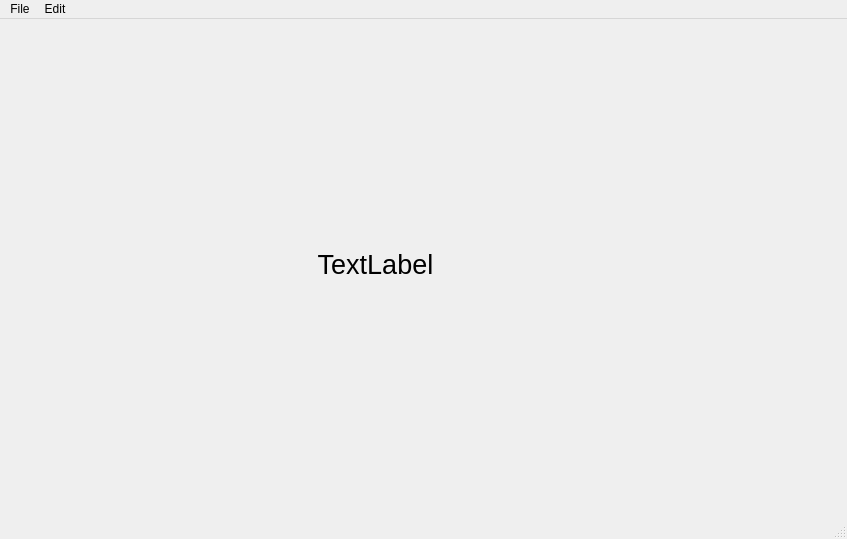
<?xml version="1.0" encoding="UTF-8"?>
<ui version="4.0">
 <class>MainWindow</class>
 <widget class="QMainWindow" name="MainWindow">
  <property name="geometry">
   <rect>
    <x>0</x>
    <y>0</y>
    <width>847</width>
    <height>539</height>
   </rect>
  </property>
  <property name="windowTitle">
   <string>MainWindow</string>
  </property>
  <widget class="QWidget" name="centralwidget">
   <widget class="QLabel" name="label">
    <property name="geometry">
     <rect>
      <x>220</x>
      <y>180</y>
      <width>311</width>
      <height>131</height>
     </rect>
    </property>
    <property name="font">
     <font>
      <pointsize>20</pointsize>
     </font>
    </property>
    <property name="text">
     <string>TextLabel</string>
    </property>
    <property name="alignment">
     <set>Qt::AlignmentFlag::AlignCenter</set>
    </property>
   </widget>
  </widget>
  <widget class="QStatusBar" name="statusbar"/>
  <widget class="QMenuBar" name="menuBar">
   <property name="geometry">
    <rect>
     <x>0</x>
     <y>0</y>
     <width>847</width>
     <height>33</height>
    </rect>
   </property>
   <widget class="QMenu" name="menuDile">
    <property name="title">
     <string>File</string>
    </property>
    <addaction name="actionNew"/>
    <addaction name="actionSave"/>
   </widget>
   <widget class="QMenu" name="menuEdit">
    <property name="title">
     <string>Edit</string>
    </property>
    <addaction name="actionCopy"/>
    <addaction name="actionPaste"/>
   </widget>
   <addaction name="menuDile"/>
   <addaction name="menuEdit"/>
  </widget>
  <action name="action">
   <property name="text">
    <string>导入文件</string>
   </property>
  </action>
  <action name="actionNew">
   <property name="text">
    <string>New</string>
   </property>
   <property name="statusTip">
    <string>创建一个文件</string>
   </property>
   <property name="shortcut">
    <string>Ctrl+N</string>
   </property>
  </action>
  <action name="actionSave">
   <property name="text">
    <string>Save</string>
   </property>
   <property name="statusTip">
    <string>保存文件</string>
   </property>
   <property name="shortcut">
    <string>Ctrl+S</string>
   </property>
  </action>
  <action name="actionCopy">
   <property name="text">
    <string>Copy</string>
   </property>
   <property name="statusTip">
    <string>复制内容</string>
   </property>
   <property name="shortcut">
    <string>Ctrl+C</string>
   </property>
  </action>
  <action name="actionPaste">
   <property name="text">
    <string>Paste</string>
   </property>
   <property name="statusTip">
    <string>粘贴内容</string>
   </property>
   <property name="shortcut">
    <string>Ctrl+V</string>
   </property>
  </action>
 </widget>
 <resources/>
 <connections/>
</ui>
